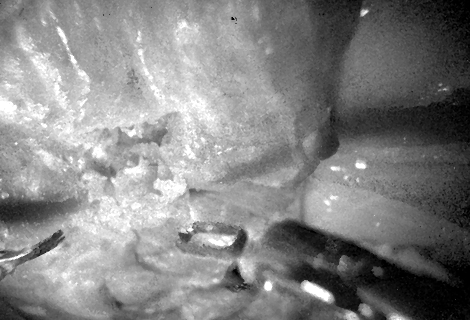
#> input picture TransUNet-single/datasets/GaE_Dataset/Testing/Grayscale/New_folder/Grayscale Image 111.png, 470 x 320 px; its folder holds only this picture in this run
$ python transform_dataset_test_Dual.py
#> lines starting #> are read from the running program, lines starting #| are printed output that depends on the picture; after the words box and inside, x2 and y2 are one past the last pixel; in counts of white or black regions, pixels touching at a corner belong together
import numpy as np
import os
import cv2
import pickle

# Paths to traning images
test_gray_path = "./GaE_Dataset/Testing/Grayscale/New_folder"
test_event_path = "./GaE_Dataset/Testing/Events/New_folder"
test_label_path = "./GaE_Dataset/Testing/Masks/New_folder"

# Path to save generated .npz files
npz_saving_path = "./GaE_Dual/test_npz/"

# This is used to filter bad images
# preserving_ratio = 0.25

# import grayscale image
filenames = os.listdir(test_gray_path)

gray_test_list = []
for filename in filenames: # Get all images name
    if filename.endswith('png'):
        gray_test_list.append(filename)
print('Number of grayscale images found : ', len(gray_test_list))

gray_test_list.sort()

# import event-based image
filenames1 = os.listdir(test_event_path)

event_test_list = []
for filename in filenames1: # Get all images name
    if filename.endswith('png'):
        event_test_list.append(filename)
print('Number of grayscale images found : ', len(event_test_list))

event_test_list.sort()

# import labels
filenames2 = os.listdir(test_label_path)

png_label_list = []
for filename in filenames2: # Get all labels name
    if filename.endswith('png'):
        png_label_list.append(filename)
print('Number of labels found : ', len(png_label_list))

png_label_list.sort()


list_file = open('../lists/lists_GaE_Dual/test.txt','a')

for i, f in enumerate(gray_test_list):
    # Read grayscale image
    gray_path = os.path.join(test_gray_path, f)
    img_g_o = cv2.imread(gray_path)
#> img_g_o is the input picture: shape (320, 470, 3); min 0, max 255, mean 131.9
    img_g = cv2.resize(img_g_o, (320,320), interpolation=cv2.INTER_AREA)
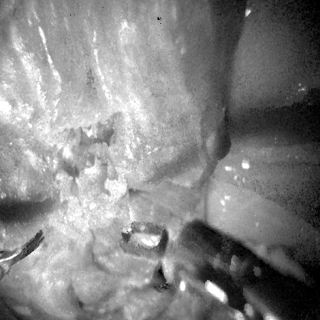
#> img_g: shape (320, 320, 3); min 0, max 255, mean 131.9
    img_g = img_g / np.amax(img_g)  # Normalisation
    img_g_avg = (img_g[:,:,0]+img_g[:,:,1]+img_g[:,:,2])/3
    img_g_arr = np.asarray(img_g_avg)
    img_g_arr = np.expand_dims(img_g_arr,axis=-1)

    # Read event-based image
    evb_path = os.path.join(test_event_path, event_test_list[i])
    img_e_o = cv2.imread(evb_path)
    img_e = cv2.resize(img_e_o, (320,320), interpolation=cv2.INTER_AREA)
    img_e = img_e / np.amax(img_e)  # Normalisation
    img_e_avg = (img_e[:,:,0]+img_e[:,:,1]+img_e[:,:,2])/3
    img_e_arr = np.asarray(img_e_avg)
    img_e_arr = np.expand_dims(img_e_arr,axis=-1)

    # Read traning label
    label_path = os.path.join(test_label_path, png_label_list[i])
    img_label_o = cv2.imread(label_path)
    img_label = cv2.resize(img_label_o, (320,320), interpolation=cv2.INTER_AREA)
    img_label_avg = (img_label[:,:,0]+img_label[:,:,1]+img_label[:,:,2])/3
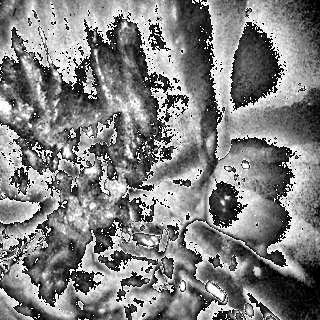
#> img_label_avg: shape (320, 320) float64; min 0, max 85, mean 42.6; drawn with min black and max white
    above_1 = np.nonzero(img_label_avg)
#> above_1 = 101956 positions, rows 0 to 319, columns 0 to 319
    img_label_avg[above_1] = 1
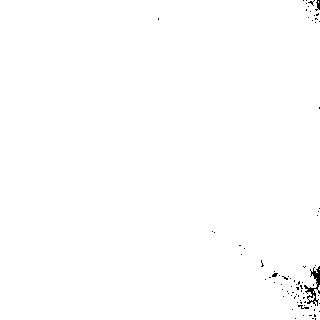
#> img_label_avg: shape (320, 320) float64; values 0 (black) and 1 (white), 99.6% white; black in thin lines or dots, all inside (x1, y1, x2, y2) = (158, 0, 320, 320)
    img_label_arr = np.asarray(img_label_avg)

    # Store data as .npz format
    img_arr = np.concatenate((img_g_arr, img_e_arr), axis=-1) # merge images together

    if not os.path.exists(npz_saving_path):
        os.makedirs(npz_saving_path)
    np.savez(os.path.join(npz_saving_path, 'GaE Dual '+f[0:-4]+'.npz'), image=img_arr, label=img_label_arr)

    # Make a record in list
    list_file.write('GaE Dual '+f[0:-4])
    list_file.write('\n')

    print('GaE Dual '+f[0:-4]+'.npz finished.')

list_file.close()
print('All .npz transform complete!')


# Show dataset with npz format
test = np.load(os.path.join(npz_saving_path, 'GaE Dual '+ gray_test_list[0][0:-4]+'.npz'))
cv2.imshow('test_data',test['image'][:,:,0])
cv2.waitKey(5000)
cv2.imshow('test_label',test['label'])
cv2.waitKey(5000)

$ run again, on TransUNet-single/datasets/GaE_Dataset/Testing/Grayscale/New_folder/Grayscale Image 299.png
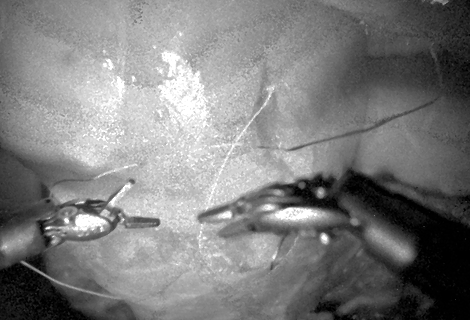
#> input picture TransUNet-single/datasets/GaE_Dataset/Testing/Grayscale/New_folder/Grayscale Image 299.png, 470 x 320 px
#> img_g_o is the input picture: shape (320, 470, 3); min 0, max 255, mean 125.4
#> `img_label_avg = (img_label[:,:,0]+img_label[:,:,1]+img_label[:,:,2])/3`:
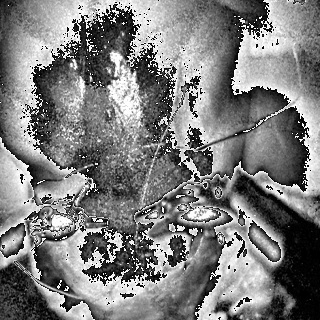
#> img_label_avg: shape (320, 320) float64; min 0, max 85, mean 41.6; drawn with min black and max white
#> above_1 = 101217 positions, rows 0 to 319, columns 0 to 319
#> `img_label_avg[above_1] = 1`:
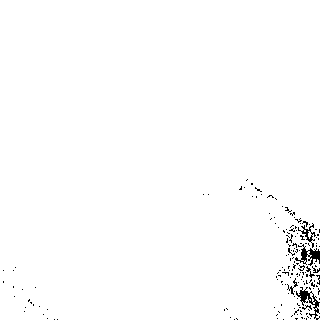
#> img_label_avg: shape (320, 320) float64; values 0 (black) and 1 (white), 98.8% white; black in thin lines or dots, all inside (x1, y1, x2, y2) = (3, 179, 320, 320)

$ run again, on TransUNet-single/datasets/GaE_Dataset/Testing/Grayscale/New_folder/Grayscale Image 362.png
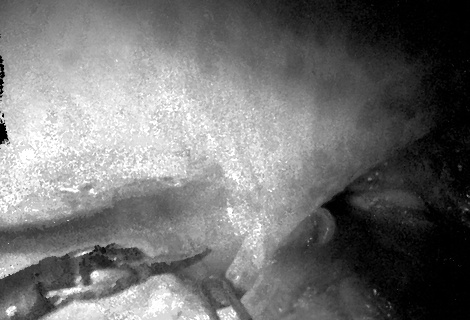
#> input picture TransUNet-single/datasets/GaE_Dataset/Testing/Grayscale/New_folder/Grayscale Image 362.png, 470 x 320 px
#> img_g_o is the input picture: shape (320, 470, 3); min 0, max 255, mean 114.1
#> `img_label_avg = (img_label[:,:,0]+img_label[:,:,1]+img_label[:,:,2])/3`:
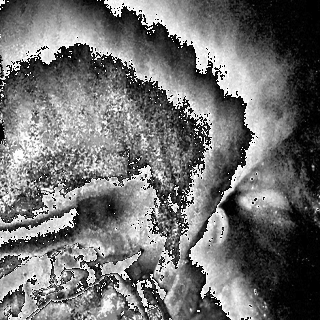
#> img_label_avg: shape (320, 320) float64; min 0, max 85, mean 37.2; drawn with min black and max white
#> above_1 = 99482 positions, rows 0 to 319, columns 0 to 319
#> `img_label_avg[above_1] = 1`:
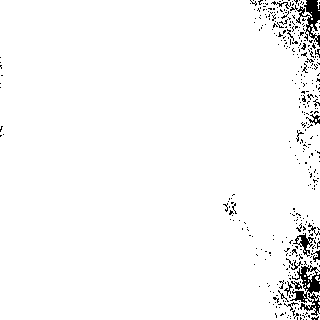
#> img_label_avg: shape (320, 320) float64; values 0 (black) and 1 (white), 97.2% white; black in thin lines or dots

$ run again, on TransUNet-single/datasets/GaE_Dataset/Testing/Grayscale/New_folder/Grayscale Image 405.png
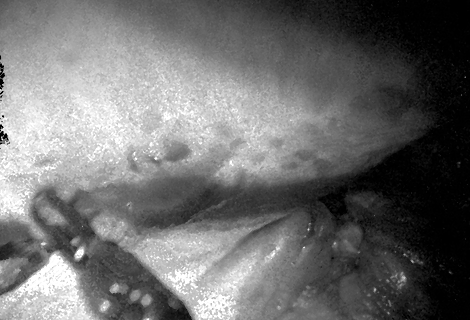
#> input picture TransUNet-single/datasets/GaE_Dataset/Testing/Grayscale/New_folder/Grayscale Image 405.png, 470 x 320 px
#> img_g_o is the input picture: shape (320, 470, 3); min 0, max 255, mean 110
#> `img_label_avg = (img_label[:,:,0]+img_label[:,:,1]+img_label[:,:,2])/3`:
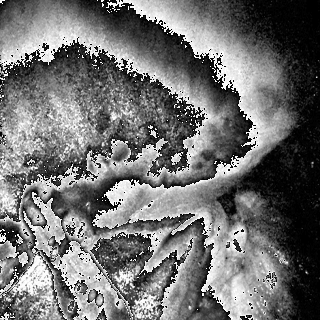
#> img_label_avg: shape (320, 320) float64; min 0, max 85, mean 37.4; drawn with min black and max white
#> above_1 = 99175 positions, rows 0 to 319, columns 0 to 319
#> `img_label_avg[above_1] = 1`:
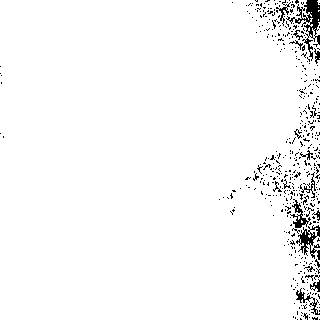
#> img_label_avg: shape (320, 320) float64; values 0 (black) and 1 (white), 96.9% white; black in thin lines or dots
